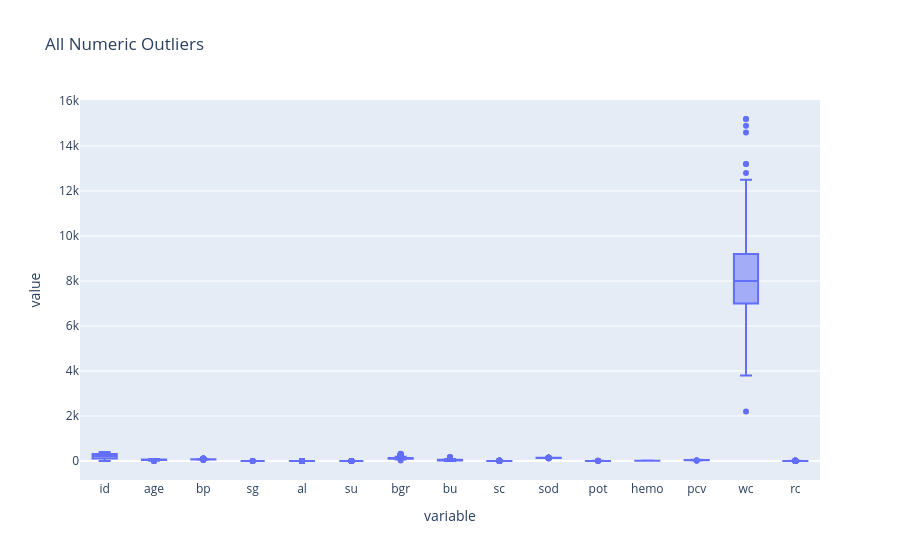

The code cell stored with this chart in its notebook:
### Code cell
num_cols = df_clean.select(cs.numeric()).columns
fig = px.box(df_clean.to_pandas()[num_cols], title="All Numeric Outliers")
fig.show()

### Figure 1 — Plotly figure (JSON) as saved in the notebook; plotly's stock layout.template omitted (floating-point values rounded to 4 significant figures; data arrays with more than 128 entries replaced by an {"elided": "..."} marker saying what was removed)
{"data": [{"alignmentgroup": "True", "hovertemplate": "variable=%{x}<br>value=%{y}<extra></extra>", "legendgroup": "", "marker": {"color": "#636efa"}, "name": "", "notched": false, "offsetgroup": "", "orientation": "v", "showlegend": false, "type": "box", "x": {"elided": "5100 str values"}, "x0": " ", "xaxis": "x", "y": {"elided": "5100 float values"}, "y0": " ", "yaxis": "y"}], "layout": {"boxmode": "group", "legend": {"tracegroupgap": 0}, "title": {"text": "All Numeric Outliers"}, "xaxis": {"anchor": "y", "domain": [0, 1], "title": {"text": "variable"}}, "yaxis": {"anchor": "x", "domain": [0, 1], "title": {"text": "value"}}}}
